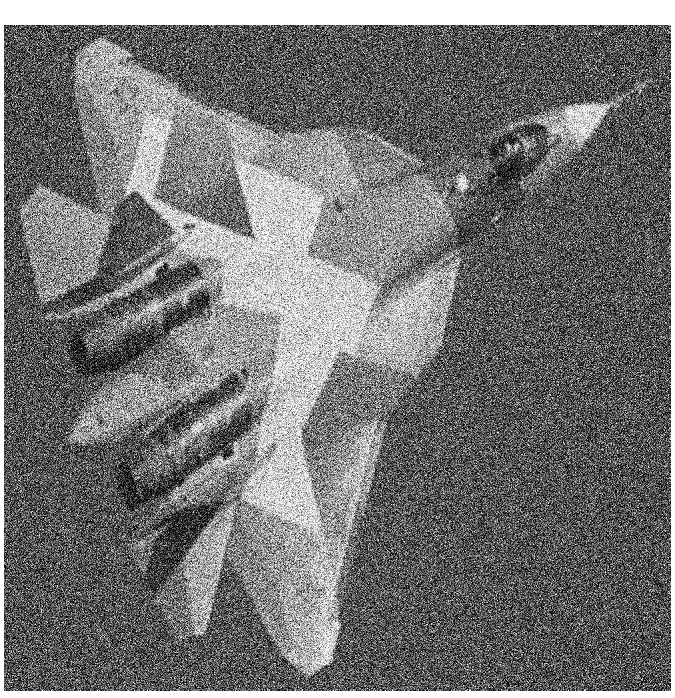
#> input picture List1/Item5/images/jet.png, 675 x 698 px; its folder holds 4 pictures in this run
$ jupyter execute main.ipynb   (text cells are left out)
#> lines starting #> are read from the running program, lines starting #| are printed output that depends on the picture; pictures that were not available may be replaced by others from this repository, and a replacement may not be noted
[cell 1]
import numpy as np
import cv2
from matplotlib import pyplot as plt

[cell 2]
def compute_mask(rows, cols, threshold):
    center_row, center_col = rows // 2, cols // 2
    x = np.linspace(-center_row, center_row, cols)
    y = np.linspace(-center_col, center_col, rows)
    X, Y = np.meshgrid(x, y)
    mask = np.exp(-(X**2 + Y**2) / (2 * threshold**2))
    return mask

def denoise_channel(channel, mask):
    fft = np.fft.fft2(channel)

    masked_shifted = mask * np.fft.fftshift(fft)

    inverse_shifted = np.fft.ifftshift(masked_shifted)

    result = np.uint8(np.abs(np.fft.ifft2(inverse_shifted)))

    return result

def denoise(image, threshold):
    rows, cols = image.shape[:2]

    mask = compute_mask(rows, cols, threshold)

    result = cv2.merge([denoise_channel(channel, mask) for channel in cv2.split(image)])

    return result

[cell 3]
def plot_compare(*args):
    L = len(args)

    if (L == 0):
        return None
    elif (L == 1):
        f = plt.figure(figsize=(15,15))
        plt.imshow(args[0])
        plt.axis('off')
    else:
        f, axs = plt.subplots(1, L, figsize=(15,15*L))
        for i, ax in enumerate(axs):
            ax.imshow(args[i])
            ax.axis('off')
    plt.show()
    return f

[cell 4]
images = [cv2.cvtColor(cv2.imread(f'./images/{i}'), cv2.COLOR_BGR2RGB) for i in ["jet.png", "face.jpg", "statue.jpg", "chaplin.png", "baloon.jpeg"]]
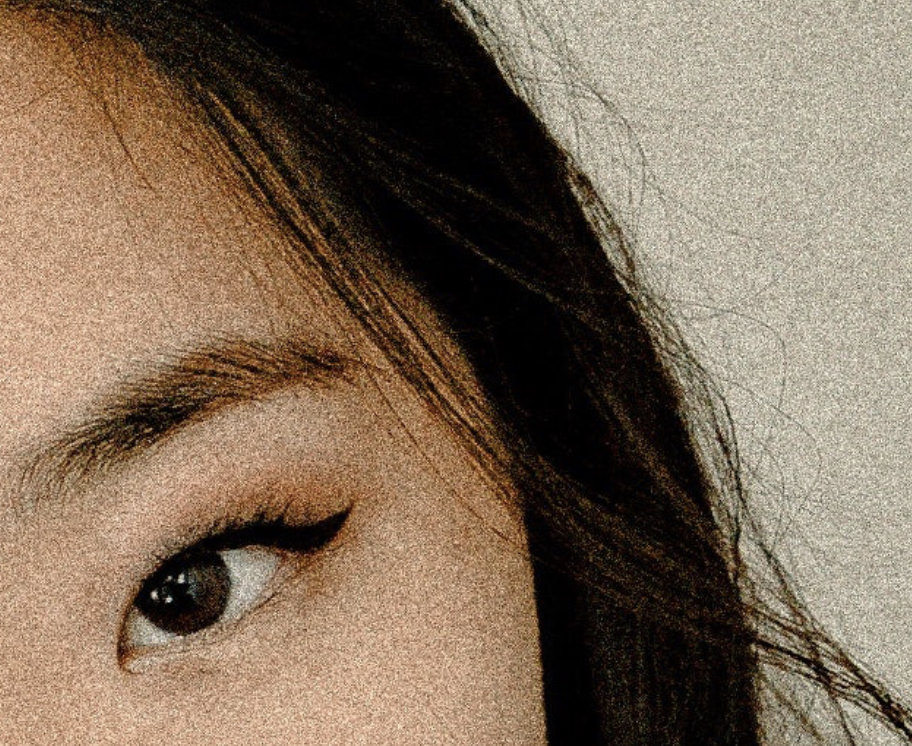
#> input picture List1/Item5/images/face.jpg, 912 x 746 px
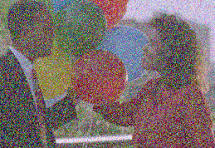
#> input picture List1/Item5/images/baloon.jpeg, 215 x 148 px, given in place of statue.jpg, which was not available
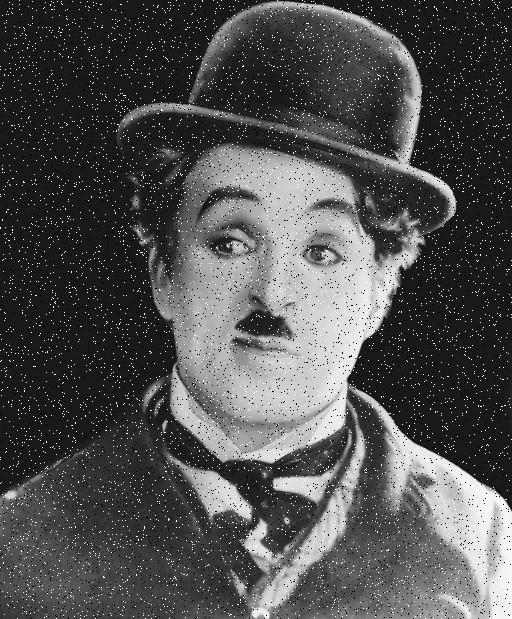
#> input picture List1/Item5/images/chaplin.png, 512 x 619 px
#> images = 5 items

original = plot_compare(*images)
original.savefig("./results/original.jpg", dpi=300, bbox_inches='tight', pad_inches=0.1)

denoised = [denoise(image, 70) for image in images]
#> in denoise, image is the input picture: shape (698, 675, 3); min 0, max 255, mean 116.7
#> in denoise_channel (call 6), `fft = np.fft.fft2(channel)`:
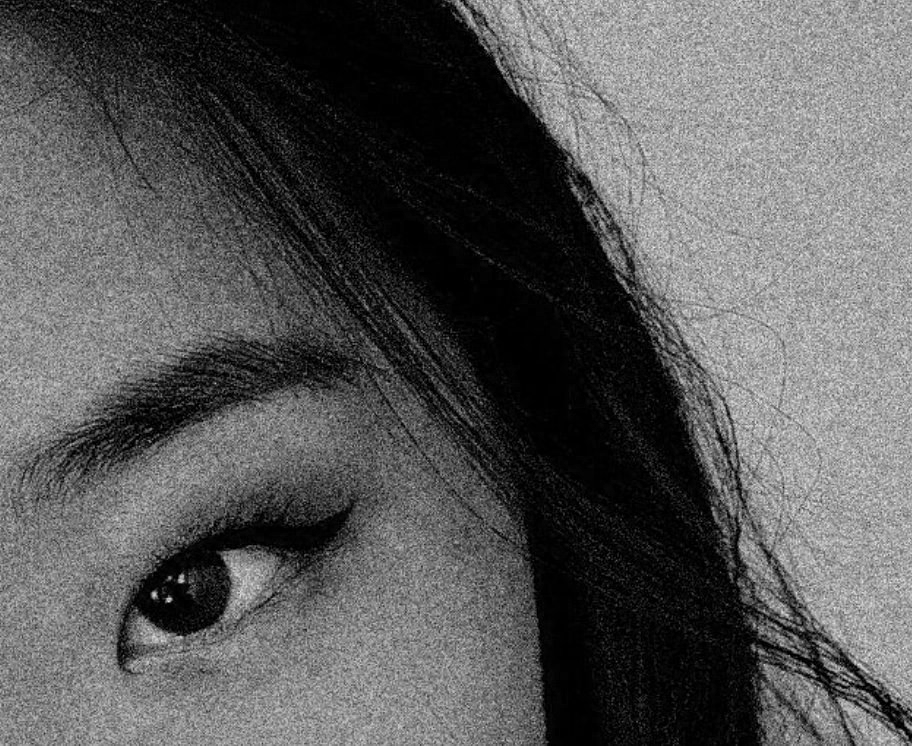
#> channel: shape (746, 912); min 0, max 240, mean 87.8
#> call 3 of denoise, with threshold = 70
#> in denoise (call 3), `rows, cols = image.shape[:2]`: rows = 148; cols = 215
#> in denoise (call 3), `mask = compute_mask(rows, cols, threshold)`:
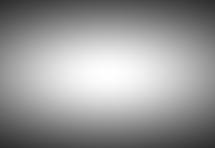
#> mask: shape (148, 215) float64; min 0.178, max 1, mean 0.599
#> in denoise_channel (call 8), `fft = np.fft.fft2(channel)`:
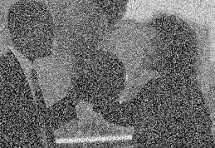
#> channel: shape (148, 215); min 0, max 252, mean 108.3
#> in denoise_channel (call 9), `fft = np.fft.fft2(channel)`:
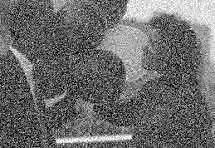
#> channel: shape (148, 215); min 0, max 255, mean 107.7
#> in denoise (call 3), `result = cv2.merge([denoise_channel(channel, mask) for channel in cv2...`:
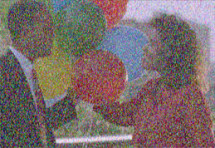
#> result: shape (148, 215, 3); mean R, G, B 122.1, 107.8, 107.2
#> call 4 of denoise, with threshold = 70
#> in denoise (call 4), `rows, cols = image.shape[:2]`: rows = 619; cols = 512
#> in denoise (call 4), `mask = compute_mask(rows, cols, threshold)`:
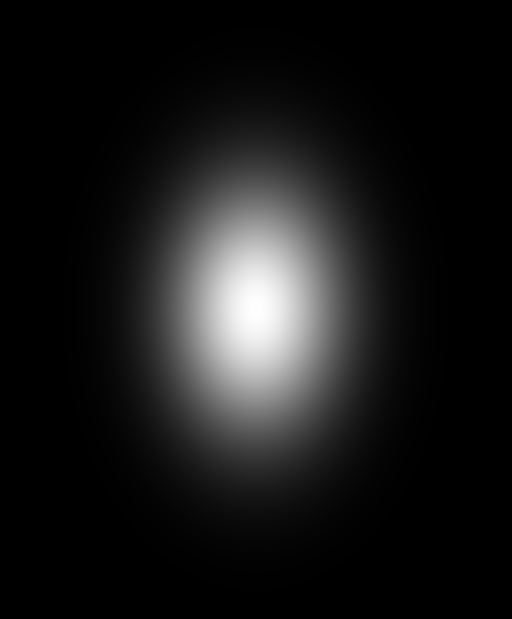
#> mask: shape (619, 512) float64; min 7.32e-08, max 1, mean 0.0969
#> in denoise_channel (call 10), `result = np.uint8(np.abs(np.fft.ifft2(inverse_shifted)))`:
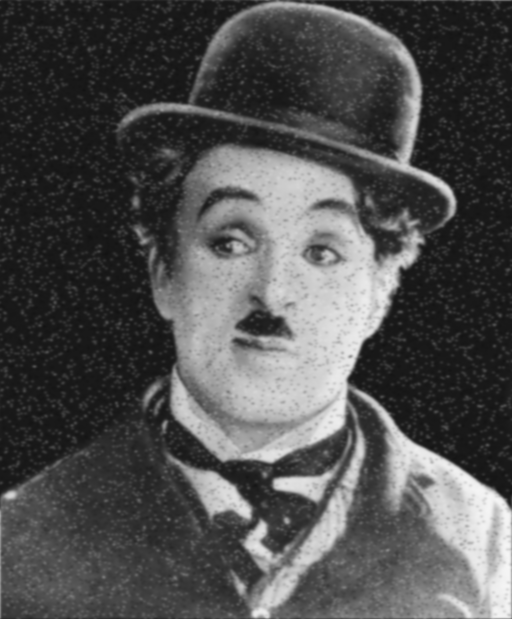
#> result: shape (619, 512); min 17, max 246, mean 79.6
#> in denoise, image is the input picture: shape (619, 512, 3); min 0, max 255, mean 80.1
#> denoised = 5 items
result = plot_compare(*denoised)
result.savefig("./results/denoised.jpg", dpi=300, bbox_inches='tight', pad_inches=0.1)
